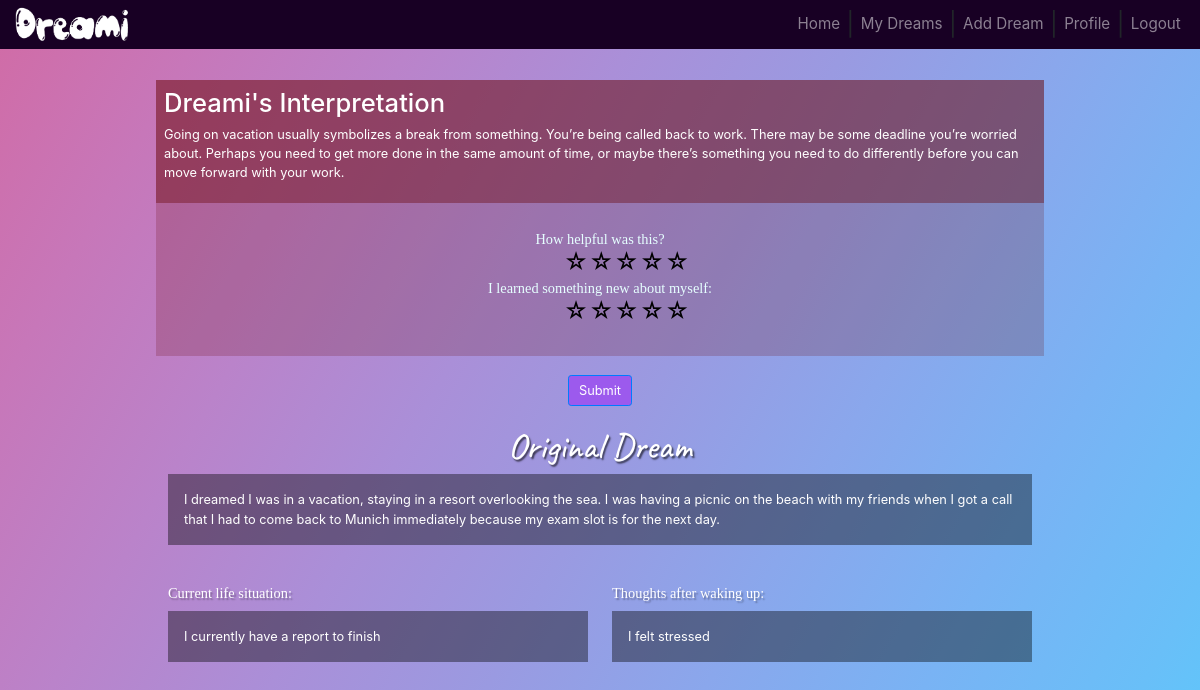
Page /viewdream (signed in) on the committed database.
### website/models.py (models this page shows)
class Dream(db.Model):
    id = db.Column(db.Integer, primary_key=True)
    data = db.Column(db.String(10000))
    date = db.Column(db.DateTime(timezone=True), default=func.now())
    dreamer_background = db.Column(db.String(10000))
    wakeup_state = db.Column(db.String(10000))
    dreami_inter = db.Column(db.String(10000))
    rating1 = db.Column(db.Integer)
    rating2 = db.Column(db.Integer)
    comments = db.relationship('Comment')
    user_id = db.Column(db.Integer, db.ForeignKey('user.id'))
    public = db.Column(db.String(10), default='yes')

### website/views.py (the view, shortened to what this page needs)
@views.route('/viewdream', methods=['GET','POST'])
@login_required
def viewdream():
    return render_template("viewdream.html", user=current_user, dream=Dream.query.filter_by(user_id=current_user.id).order_by(Dream.id.desc()).first())

### website/__init__.py (called while the page is built)
def create_app():
    app = Flask(__name__)
    app.config['SECRET_KEY'] = 'mangolassi'
    app.config['SQLALCHEMY_DATABASE_URI'] = f'sqlite:///{DB_NAME}'
    db.init_app(app)
    from .views import views
    from .auth import auth
    app.register_blueprint(views, url_prefix='/')
    app.register_blueprint(auth, url_prefix='/')
    from .models import User, Dream
    create_database(app)
    login_manager = LoginManager()
    login_manager.login_view = 'auth.login'
    login_manager.init_app(app)
    @login_manager.user_loader
    def load_user(id):
        return User.query.get(int(id))
    return app

### website/templates/viewdream.html (shortened to what this page needs)
{% extends "base.html" %}
{% block content %}
<br>
{% if dream %}
    <div class="dreami-inter" style="margin-top: 15px">
        <h2>Dreami's Interpretation</h2>
        <p>{{ dream.dreami_inter }}</p>
    </div>
    {% endif %}
<form class="form-horizontal" align="center" method="POST">
<div class="dreami-rating">
<br>
<div class="txt-center; ratings" align="center" style="zoom:90%">
    <label style="font-family: Ebrima; color: #ffffff; font-size: larger"><h5>How helpful was this?</h5></label>
        <div class="rating" style="margin-top: -20px">
            <label for="star5_1" style="font-size: xx-large">☆</label>
            <label for="star4_1" style="font-size: xx-large">☆</label>
            <label for="star3_1" style="font-size: xx-large">☆</label>
            <label for="star2_1" style="font-size: xx-large">☆</label>
            <label for="star1_1" style="font-size: xx-large">☆</label>
        </div>
</div>
<div class="txt-center; ratings" align="center" style="zoom:90%">
    <label style="font-family: Ebrima; color: #ffffff; font-size: larger"><h5>I learned something new about myself:</h5></label>
        <div class="rating" style="margin-top: -20px">
            <label for="star5_2" style="font-size: xx-large">☆</label>
            <label for="star4_2" style="font-size: xx-large">☆</label>
            <label for="star3_2" style="font-size: xx-large">☆</label>
            <label for="star2_2" style="font-size: xx-large">☆</label>
            <label for="star1_2" style="font-size: xx-large">☆</label>
        </div>
</div>
    <br>
</div>
    <br>
<div class="form-group; row align-center">
  <label class="col-md-4 control-label" for="submit"></label>
  <div class="col-md-4" align="center">
    <button id="submit" name="submit" class="btn btn-primary" style="background-color:#9c5aed;">Submit</button>
  </div>
</div>
</div>
<br>
<h2 align="center" style="font-family: Caveat, cursive; color: #ffffff; font-size: 45px; text-shadow: rgb(0, 0, 0, 0.6) 2px 2px 2px;">Original Dream</h2>
<div style="width: 72%; margin-left: 14%; padding: 20px; color: #000; background: rgba(0, 0, 0, 0.4); color: #fff">{{ dream.data }}</div>
<br><br>
<div class="two-col-view">
    <div class="col1">
        <label style="font-family: Ebrima; color: #ffffff; font-size: 18px; text-shadow: rgb(0, 0, 0, 0.3) 2px 2px 2px;">Current life situation:</label>
        <div style="padding: 20px; color: #000; background: rgba(0, 0, 0, 0.4); color: #fff">{{ dream.dreamer_background }}</div>
    </div>
    <div class="col2">
        <label style="font-family: Ebrima; color: #ffffff; font-size: 18px; text-shadow: rgb(0, 0, 0, 0.3) 2px 2px 2px;">Thoughts after waking up:</label>
        <div style="padding: 20px; color: #000; background: rgba(0, 0, 0, 0.4); color: #fff">{{ dream.wakeup_state }}</div>
    </div>
</div>
<br>
        <br>
    <br><br>
<br><br>
    <br><br><br><br><br><br><br><br><br><br><br><br><br><br><br><br><br>
<br><br><br>
<br><br><br>
<br><br><br>
<br><br><br>
<br><br><br>
<br><br><br>
<br><br><br>
<br><br><br>
<br><br><br>
<br><br><br>
<br><br><br>
<br><br><br>
<br><br><br>
<br><br><br>
<br><br><br>
<br><br><br>
<br><br><br>
<br><br><br>
{% endblock %}

### website/static/css/home/home.css (style rules this page uses)
.home-bg { background: rgb(2,0,36); background-image: linear-gradient(to right bottom, #d16ba5, #c777b9, #ba83ca, #aa8fd8, #9a9ae1, #8aa7ec, #79b3f4, #69bff8, #52cffe, #41dfff, #46eefa, #5ffbf1); }
.two-col, .two-col-view { overflow: hidden; }
.two-col-view .col1, .two-col-view .col2 { width: 35%; }
.two-col-view .col1 { float: left; margin-left: 14%; }
.two-col-view .col2 { float: right; margin-right: 14%; }
.two-col label, .two-col-view label { display: block; }
.dreami-inter { padding: 10px; color: #FFFFFF; background: rgba(102, 0, 0, 0.5); padding-top: 10px; padding-bottom: 10px; }
.dreami-rating { padding: 10px; color: #FFFFFF; background: rgba(102, 0, 0, 0.2); padding-top: 10px; padding-bottom: 10px; }
.dreami-rating h5 { color: rgba(230, 255, 255); }
.rating { width: 250px; unicode-bidi: bidi-override; direction: rtl; text-align: center; position: relative; }
.rating > label { float: right; display: inline; padding: 0; margin: 0; position: relative; width: 1.1em; cursor: pointer; color: #000; }
* { margin: 0; padding: 0; }

### rows in the picture
Dream: dreami_inter "Going on vacation usually symbolizes a break from something. You’re being called back to work. There may be some deadline you’re worried about. Perhaps you need to get more done in the same amount of time, or maybe there’s something you need to do differently before you can move forward with your work.", data "I dreamed I was in a vacation, staying in a resort overlooking the sea. I was having a picnic on the beach with my friends when I got a call that I had to come back to Munich immediately because my exam slot is for the next day.", dreamer_background "I currently have a report to finish", wakeup_state "I felt stressed"
